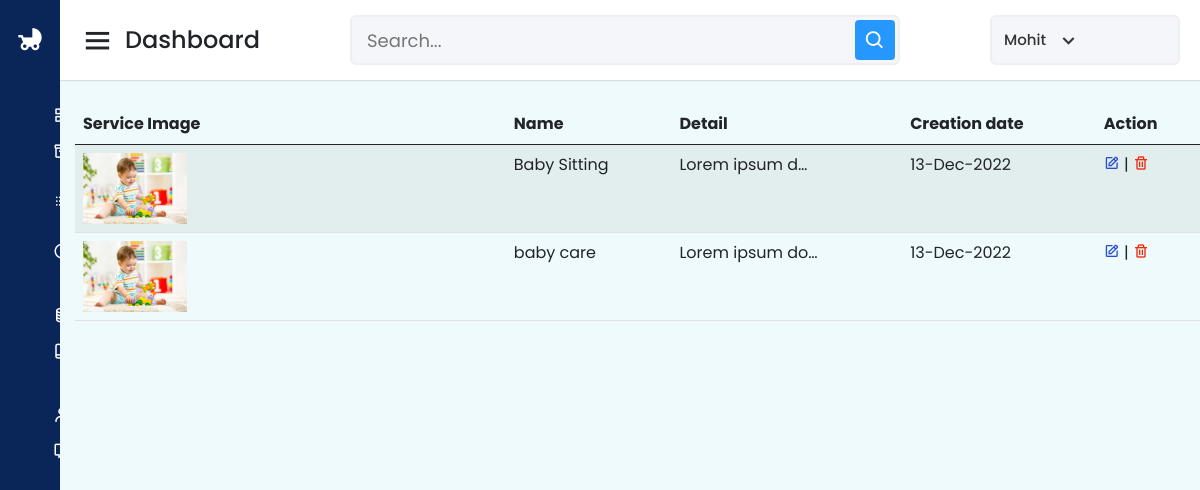
Page /dashboard/manage_service (signed in) on the committed database.
### App/models.py (models this page shows, shortened)
class Service(models.Model):
    service = models.CharField(max_length=100, null=True)
    serviceDetail = models.CharField(max_length=100, null=True)
    service_img = models.ImageField(null=True)
    creationsDate = models.DateField(auto_now_add=True)

### App/views.py (the view)
# urls.py: path("dashboard/manage_service",manage_service,name="manage_service"),
def manage_service(request):
    services = Service.objects.all()
    return render(request,"manage_services.html",context={"services":services})

### App/templates/manage_services.html (shortened to what this page needs)
{% extends 'dashbase.html' %}{% block body %}
    <table id="example" class="table table-striped" style="width: 100%">
      <thead>
        <tr>
          <th>Service Image</th>
          <th>Name</th>
          <th>Detail</th>
          <th>Creation date</th>
          <th>Action</th>
        </tr>
      </thead>
      <tbody>
        {% for s in services %}
        <tr>
          <td><img class="w-25" src="{{ s.service_img.url }}" /></td>
          <td>{{ s.service }}</td>
          <td>{{ s.serviceDetail| truncatechars:15 }}</td>
          <td>{{ s.creationsDate| date:"d-M-Y" }}</td>
          <td>
            <a href="{% url 'edit_service' s.id %}"><i class="bx bx-edit" style="color: #274dd2"></i></a> |
            <a href="{% url 'delete_object' 'service' s.id  %}"><i class="bx bx-trash" style="color: #f3280a"></i></a>
          </td>
        </tr>
        {% endfor %}
      </tbody>
    </table>
{% endblock %}

### App/templates/dashbase.html (shortened to what this page needs)
<!DOCTYPE html>
{% load static %}
<html lang="en" dir="ltr">
  <head>
    <link rel="stylesheet" href="{% static '/css/dashboard.css' %}" />
    <link
      href="https://unpkg.com/boxicons@2.0.7/css/boxicons.min.css"
      rel="stylesheet"
    />
    <link
      href="https://cdn.jsdelivr.net/npm/bootstrap@5.0.2/dist/css/bootstrap.min.css"
      rel="stylesheet"
    />
    <link
      rel="stylesheet"
      type="text/css"
      href="https://cdn.datatables.net/v/bs5/jq-3.6.0/dt-1.13.1/b-2.3.3/b-html5-2.3.3/datatables.min.css"
    />
    <link
      rel="stylesheet"
      href="https://cdnjs.cloudflare.com/ajax/libs/font-awesome/6.2.1/css/all.min.css"
    />
  </head>
  <body>
    <div class="sidebar">
      <div class="logo-details">
        <i class='bx bxs-baby-carriage'></i>
        <span class="logo_name">BS|MS</span>
      </div>
      <ul class="nav-links">
        <li>
          <a href="{% url 'dashboard' %}">
            <span class="links_name">Dashboard</span>
          </a>
        </li>
        <li>
          <div class="dropdwon">
            <a
              href="#"
              class="dropdown-toggle"
              role="button"
              id="services"
              data-bs-toggle="dropdown"
              aria-expanded="false"
            >
              <span class="links_name">Services</span>
            </a>
          </div>
        </li>
        <li>
          <div class="dropdown">
            <a
              href="#"
              class="dropdown-toggle"
              role="button"
              id="babysitter"
              data-bs-toggle="dropdown"
              aria-expanded="false"
            >
              <span class="links_name">Baby Sitters</span>
            </a>
          </div>
        </li>
        <li>
          <div class="dropdown">
            <a
              href="#"
              class="dropdown-toggle"
              role="button"
              id="enquiry"
              data-bs-toggle="dropdown"
              aria-expanded="false"
            >
              <span class="links_name">Enquiry</span>
            </a>
          </div>
        </li>
        <li>
          <a href="{% url 'subscriber' %}">
            <span class="links_name">Subscriber</span>
          </a>
        </li>
        <li>
          <div class="dropdown">
            <a
              href="#"
              class="dropdown-toggle"
              role="button"
              id="Enrollments"
              data-bs-toggle="dropdown"
              aria-expanded="true"
            >
              <span class="links_name">Enrollments</span>
            </a>
          </div>
        </li>
        <li>
          <a href="{% url 'report' %}">
            <span class="links_name">Reports</span>
          </a>
        </li>
        <li>
          <div class="dropdown">
            <a
              href="#"
              class="dropdown-toggle"
              role="button"
              id="pages"
              data-bs-toggle="dropdown"
              aria-expanded="true"
            >
              <span class="links_name">Pages</span>
            </a>
          </div>
        </li>
      </ul>
    </div>
    <section class="home-section">
      <nav>
        <div class="sidebar-button">
          <i class="bx bx-menu sidebarBtn"></i>
          <span class="dashboard">Dashboard</span>
        </div>
        <div class="search-box">
          <input type="text" placeholder="Search..."  id ="search_value" />
          <i class="bx bx-search" onclick="search()"></i>
        </div>
        <div class="profile-details">
          <span class="admin_name">{{ request.user }}</span>
          <i class="bx bx-chevron-down"></i>
        </div>
      </nav>
      <div class="home-content" style="margin-left: 15px">
        {% block body %} {% endblock %}
      </div>
    </section>
  </body>
</html>

### App/static/css/dashboard.css (style rules this page uses)
* { margin: 0; padding: 0; box-sizing: border-box; font-family: 'Poppins', sans-serif; }
.sidebar { position: fixed; height: 100%; width: 240px; background: #0A2558; transition: all 0.5s ease; }
.sidebar .logo-details { height: 80px; display: flex; align-items: center; }
.sidebar .logo-details i { font-size: 28px; font-weight: 500; color: #fff; min-width: 60px; text-align: center }
.sidebar .logo-details .logo_name { color: #fff; font-size: 24px; font-weight: 500; }
.sidebar .nav-links { margin-top: 10px; }
.sidebar .nav-links li { position: relative; list-style: none; height: 50px; }
.sidebar .nav-links li a { height: 100%; width: 100%; display: flex; align-items: center; text-decoration: none; transition: all 0.4s ease; }
.sidebar .nav-links li a .links_name { color: #fff; font-size: 15px; font-weight: 400; white-space: nowrap; }
.home-section { position: relative; background: #eefafb; min-height: 100vh; width: calc(100% - 240px); left: 240px; transition: all 0.5s ease; }
.home-section nav { display: flex; justify-content: space-between; height: 80px; background: #fff; display: flex; align-items: center; position: fixed; width: calc(100% - 240px); left: 240px; z-index: 100; padding: 0 20px; box-shadow: 0 1px 1px rgba(0, 0, 0, 0.1); transition: all 0.5s ease; }
.home-section nav .sidebar-button { display: flex; align-items: center; font-size: 24px; font-weight: 500; }
nav .sidebar-button i { font-size: 35px; margin-right: 10px; }
.home-section nav .search-box { position: relative; height: 50px; max-width: 550px; width: 100%; margin: 0 20px; }
nav .search-box input { height: 100%; width: 100%; outline: none; background: #F5F6FA; border: 2px solid #EFEEF1; border-radius: 6px; font-size: 18px; padding: 0 15px; }
nav .search-box .bx-search { position: absolute; height: 40px; width: 40px; background: #2697FF; right: 5px; top: 50%; transform: translateY(-50%); border-radius: 4px; line-height: 40px; text-align: center; color: #fff; font-size: 22px; transition: all 0.4 ease; }
.home-section nav .profile-details { display: flex; align-items: center; background: #F5F6FA; border: 2px solid #EFEEF1; border-radius: 6px; height: 50px; min-width: 190px; padding: 0 15px 0 2px; }
nav .profile-details .admin_name { font-size: 15px; font-weight: 500; color: #333; margin: 0 10px; white-space: nowrap; }
nav .profile-details i { font-size: 25px; color: #333; }
.home-section .home-content { position: relative; padding-top: 104px; }
@media (max-width: 1240px) { .sidebar { width: 60px; } }
@media (max-width: 1240px) { .home-section { width: calc(100% - 60px); left: 60px; } }
@media (max-width: 1240px) { .home-section nav { width: calc(100% - 60px); left: 60px; } }
body { margin-top:20px; background-color:#f2f6fc; color:#69707a; }

### rows in the picture
Service: service_img (picture), service "Baby Sitting", serviceDetail "Lorem ipsum d…", creationsDate "13-Dec-2022"
Service: service_img (picture), service "baby care", serviceDetail "Lorem ipsum do…", creationsDate "13-Dec-2022"

### other values in the picture
{{ request.user }} "Mohit"
